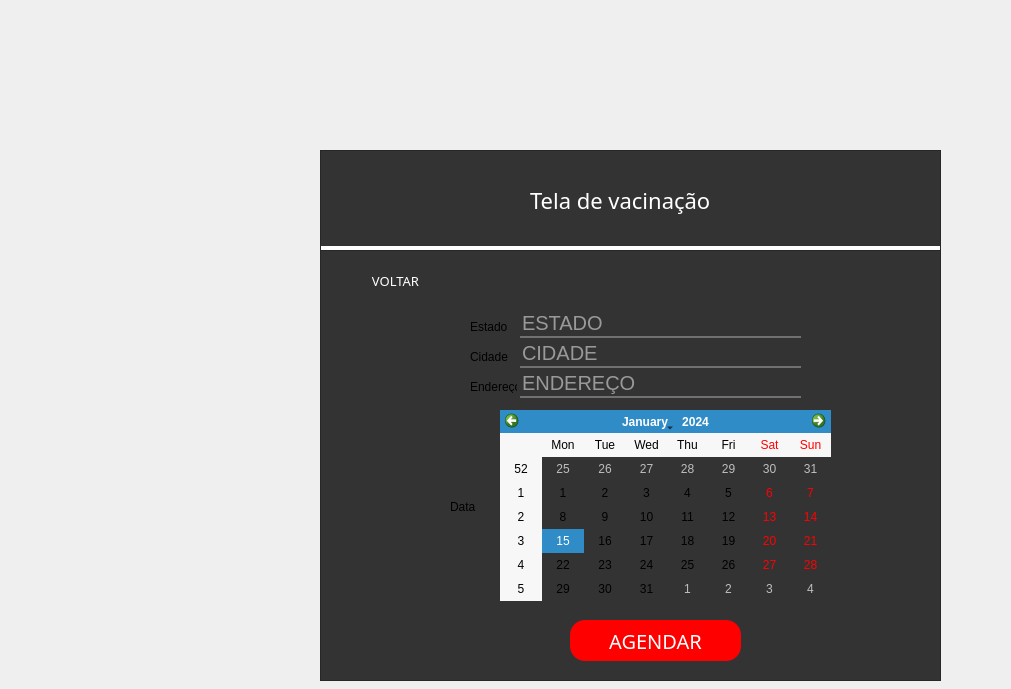
<?xml version="1.0" encoding="UTF-8"?>
<ui version="4.0">
 <class>MainWindow</class>
 <widget class="QMainWindow" name="MainWindow">
  <property name="geometry">
   <rect>
    <x>0</x>
    <y>0</y>
    <width>1011</width>
    <height>689</height>
   </rect>
  </property>
  <property name="windowTitle">
   <string>MainWindow</string>
  </property>
  <property name="styleSheet">
   <string notr="true">background-image: url(teste.jpg);</string>
  </property>
  <widget class="QWidget" name="centralwidget">
   <widget class="QFrame" name="frame">
    <property name="geometry">
     <rect>
      <x>320</x>
      <y>250</y>
      <width>621</width>
      <height>431</height>
     </rect>
    </property>
    <property name="styleSheet">
     <string notr="true">
QFrame{
background:#333;

}</string>
    </property>
    <property name="frameShape">
     <enum>QFrame::StyledPanel</enum>
    </property>
    <property name="frameShadow">
     <enum>QFrame::Raised</enum>
    </property>
    <widget class="QLabel" name="label_2">
     <property name="geometry">
      <rect>
       <x>150</x>
       <y>70</y>
       <width>47</width>
       <height>13</height>
      </rect>
     </property>
     <property name="text">
      <string>Estado</string>
     </property>
    </widget>
    <widget class="QLabel" name="label_3">
     <property name="geometry">
      <rect>
       <x>150</x>
       <y>130</y>
       <width>47</width>
       <height>13</height>
      </rect>
     </property>
     <property name="text">
      <string>Endereço</string>
     </property>
    </widget>
    <widget class="QLabel" name="label_5">
     <property name="geometry">
      <rect>
       <x>150</x>
       <y>100</y>
       <width>47</width>
       <height>13</height>
      </rect>
     </property>
     <property name="text">
      <string>Cidade</string>
     </property>
    </widget>
    <widget class="QPushButton" name="pushButton">
     <property name="geometry">
      <rect>
       <x>20</x>
       <y>10</y>
       <width>111</width>
       <height>41</height>
      </rect>
     </property>
     <property name="styleSheet">
      <string notr="true">QPushButton{
background:#333;
border:3px;
font-size:13px;
font-family:century gothic;
color:white;
}

QPushButton:hover {
	border:1px solid rgb(93, 93, 93)

}</string>
     </property>
     <property name="text">
      <string>VOLTAR</string>
     </property>
    </widget>
    <widget class="QPushButton" name="pushButton_2">
     <property name="geometry">
      <rect>
       <x>250</x>
       <y>370</y>
       <width>171</width>
       <height>41</height>
      </rect>
     </property>
     <property name="styleSheet">
      <string notr="true">border-radius:15px;
background:red;
font-size:20px;
font-family:century gothic;
color:white;
</string>
     </property>
     <property name="text">
      <string>AGENDAR</string>
     </property>
    </widget>
    <widget class="QLineEdit" name="lineEdit_1">
     <property name="geometry">
      <rect>
       <x>200</x>
       <y>60</y>
       <width>281</width>
       <height>28</height>
      </rect>
     </property>
     <property name="styleSheet">
      <string notr="true">background:transparent;
border:none;
color:white;
font-size:20px;
border-bottom:2px solid #717072;</string>
     </property>
     <property name="text">
      <string/>
     </property>
     <property name="maxLength">
      <number>14</number>
     </property>
     <property name="placeholderText">
      <string>ESTADO</string>
     </property>
    </widget>
    <widget class="QLineEdit" name="lineEdit_2">
     <property name="geometry">
      <rect>
       <x>200</x>
       <y>90</y>
       <width>281</width>
       <height>28</height>
      </rect>
     </property>
     <property name="styleSheet">
      <string notr="true">background:transparent;
border:none;
color:white;
font-size:20px;
border-bottom:2px solid #717072;</string>
     </property>
     <property name="text">
      <string/>
     </property>
     <property name="maxLength">
      <number>16</number>
     </property>
     <property name="placeholderText">
      <string>CIDADE</string>
     </property>
    </widget>
    <widget class="QLineEdit" name="lineEdit_3">
     <property name="geometry">
      <rect>
       <x>200</x>
       <y>120</y>
       <width>281</width>
       <height>28</height>
      </rect>
     </property>
     <property name="styleSheet">
      <string notr="true">background:transparent;
border:none;
color:white;
font-size:20px;
border-bottom:2px solid #717072;</string>
     </property>
     <property name="text">
      <string/>
     </property>
     <property name="maxLength">
      <number>20</number>
     </property>
     <property name="placeholderText">
      <string>ENDEREÇO</string>
     </property>
    </widget>
    <widget class="QLabel" name="label_7">
     <property name="geometry">
      <rect>
       <x>130</x>
       <y>250</y>
       <width>47</width>
       <height>13</height>
      </rect>
     </property>
     <property name="text">
      <string>Data</string>
     </property>
    </widget>
    <widget class="QCalendarWidget" name="calendarWidget">
     <property name="geometry">
      <rect>
       <x>180</x>
       <y>160</y>
       <width>331</width>
       <height>191</height>
      </rect>
     </property>
    </widget>
   </widget>
   <widget class="QFrame" name="frame_2">
    <property name="geometry">
     <rect>
      <x>320</x>
      <y>150</y>
      <width>621</width>
      <height>101</height>
     </rect>
    </property>
    <property name="styleSheet">
     <string notr="true">
QFrame{
background:#333;

border-bottom:5px solid white;

}</string>
    </property>
    <property name="frameShape">
     <enum>QFrame::StyledPanel</enum>
    </property>
    <property name="frameShadow">
     <enum>QFrame::Raised</enum>
    </property>
    <widget class="QLabel" name="label">
     <property name="geometry">
      <rect>
       <x>210</x>
       <y>30</y>
       <width>191</width>
       <height>41</height>
      </rect>
     </property>
     <property name="styleSheet">
      <string notr="true">*{

color:white;
border:none;
 font-size:22px;
 font-family:century gothic;
}</string>
     </property>
     <property name="text">
      <string>Tela de vacinação</string>
     </property>
    </widget>
   </widget>
  </widget>
 </widget>
 <resources/>
 <connections/>
</ui>
